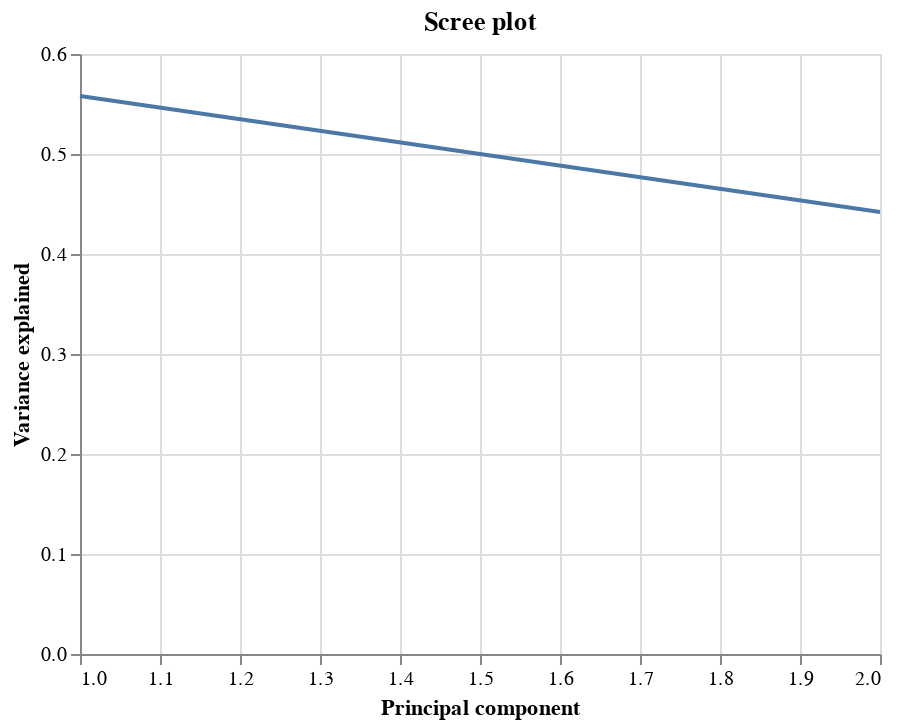

The cell this chart's notebook holds for it:
### Code cell
neg_urbanization_residual_value.get_scree_plot()

### Figure 1 — Vega-Lite specification as saved in the notebook (floating-point values rounded to 4 significant figures)
{"config": {"view": {"continuousWidth": 400, "continuousHeight": 300}}, "data": {"name": "data-a90378e24ba9d544981935b60539144a"}, "mark": "line", "encoding": {"x": {"field": "indices", "title": "Principal component", "type": "quantitative"}, "y": {"field": "var_explained", "title": "Variance explained", "type": "quantitative"}}, "title": "Scree plot", "$schema": "https://vega.github.io/schema/vega-lite/v4.17.0.json", "datasets": {"data-a90378e24ba9d544981935b60539144a": [{"indices": 1, "var_explained": 0.558}, {"indices": 2, "var_explained": 0.442}]}}
